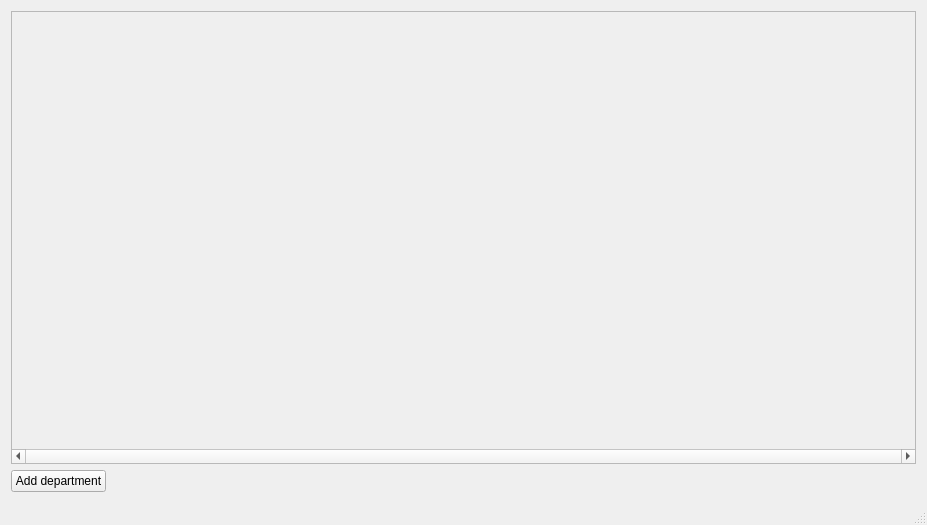
<?xml version="1.0" encoding="UTF-8"?>
<ui version="4.0">
 <class>MainWindow</class>
 <widget class="QMainWindow" name="MainWindow">
  <property name="geometry">
   <rect>
    <x>0</x>
    <y>0</y>
    <width>927</width>
    <height>525</height>
   </rect>
  </property>
  <property name="windowTitle">
   <string>MainWindow</string>
  </property>
  <widget class="QWidget" name="centralWidget">
   <layout class="QGridLayout" name="gridLayout">
    <item row="1" column="0">
     <widget class="QPushButton" name="pushButton">
      <property name="text">
       <string>Add department</string>
      </property>
     </widget>
    </item>
    <item row="1" column="1">
     <spacer name="horizontalSpacer">
      <property name="orientation">
       <enum>Qt::Horizontal</enum>
      </property>
      <property name="sizeHint" stdset="0">
       <size>
        <width>40</width>
        <height>20</height>
       </size>
      </property>
     </spacer>
    </item>
    <item row="0" column="0" colspan="2">
     <widget class="QScrollArea" name="scrollArea">
      <property name="verticalScrollBarPolicy">
       <enum>Qt::ScrollBarAlwaysOff</enum>
      </property>
      <property name="horizontalScrollBarPolicy">
       <enum>Qt::ScrollBarAlwaysOn</enum>
      </property>
      <property name="widgetResizable">
       <bool>true</bool>
      </property>
      <widget class="QWidget" name="scrollAreaWidgetContents">
       <property name="geometry">
        <rect>
         <x>0</x>
         <y>0</y>
         <width>907</width>
         <height>422</height>
        </rect>
       </property>
      </widget>
     </widget>
    </item>
   </layout>
  </widget>
  <widget class="QMenuBar" name="menuBar">
   <property name="geometry">
    <rect>
     <x>0</x>
     <y>0</y>
     <width>927</width>
     <height>20</height>
    </rect>
   </property>
  </widget>
  <widget class="QStatusBar" name="statusBar"/>
 </widget>
 <layoutdefault spacing="6" margin="11"/>
 <resources/>
 <connections/>
</ui>
